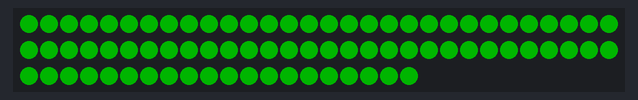
Bench run of a program on a simulated ESP32. On the bench: 80 RGB LEDs in strip order, left to right, continuing on the next row. Dim RGB values are drawn brighter than linear; random numbers use the default seed unless the program sets one.

Above: at 0.1 s.
At 9.8 s:
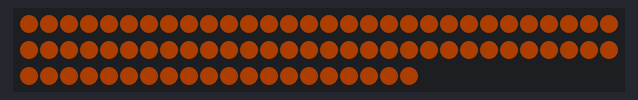
At 12.59 s:
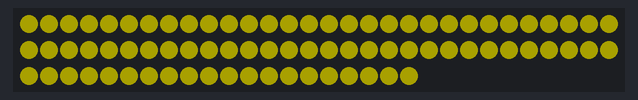
At 19.45 s:
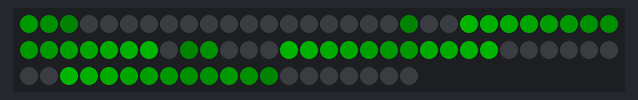
At 29.06 s:
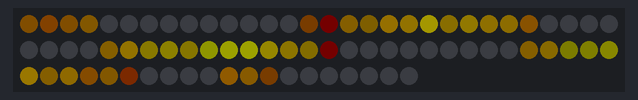
At 38.82 s:
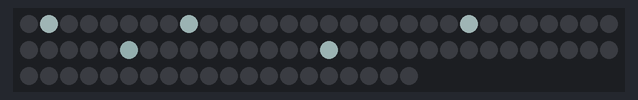

The program:

main.cpp
```cpp
#include <HardwareSerial.h>
#include <lamp.hpp>

#define LAMP_PIN 23

LampCtx *lamp;
volatile uint32_t seed = 0;

void setup() {
    Serial.begin(115200);
    lamp = new LampCtx(8, 10);
    lamp->setBrightness(64);
}

void loop() {
    seed++;
    delay(75);
    lamp->refresh();
    if (seed % 100 == 0) {
        lamp->nextEffect();
    }
}
```

lamp.hpp
```cpp
#ifndef SMART_LAMP_LAMP_HPP
#define SMART_LAMP_LAMP_HPP

#include <FastLED.h>

#define LAMP_PIN 23

class LampCtx;

class LampEffect {
public:
    virtual void draw(LampCtx *lamp, uint32_t seed) = 0;
};

class MatrixEffect : public LampEffect {
public:
    void draw(LampCtx *lamp, uint32_t seed) override;
};

class ColorsEffect : public LampEffect {
public:
    int8_t hue = 0;

    void draw(LampCtx *lamp, uint32_t seed) override;
};

class SnowEffect : public LampEffect {
public:
    void draw(LampCtx *lamp, uint32_t seed) override;
};

class FireEffect : public LampEffect {
    unsigned char *line;
    bool loadingLine = true;
    int pcnt = 0;
    uint8_t width;
    uint8_t height;
    unsigned char matrixValue[8][16];

    const unsigned char valueMask[8][16] PROGMEM = {
            {32,  0,   0,   0,   0,   0,   0,   32,  32,  0,   0,   0,   0,   0,   0,   32},
            {64,  0,   0,   0,   0,   0,   0,   64,  64,  0,   0,   0,   0,   0,   0,   64},
            {96,  32,  0,   0,   0,   0,   32,  96,  96,  32,  0,   0,   0,   0,   32,  96},
            {128, 64,  32,  0,   0,   32,  64,  128, 128, 64,  32,  0,   0,   32,  64,  128},
            {160, 96,  64,  32,  32,  64,  96,  160, 160, 96,  64,  32,  32,  64,  96,  160},
            {192, 128, 96,  64,  64,  96,  128, 192, 192, 128, 96,  64,  64,  96,  128, 192},
            {255, 160, 128, 96,  96,  128, 160, 255, 255, 160, 128, 96,  96,  128, 160, 255},
            {255, 192, 160, 128, 128, 160, 192, 255, 255, 192, 160, 128, 128, 160, 192, 255}
    };

    const unsigned char hueMask[8][16] PROGMEM = {
            {1, 11, 19, 25, 25, 22, 11, 1, 1, 11, 19, 25, 25, 22, 11, 1},
            {1, 8,  13, 19, 25, 19, 8,  1, 1, 8,  13, 19, 25, 19, 8,  1},
            {1, 8,  13, 16, 19, 16, 8,  1, 1, 8,  13, 16, 19, 16, 8,  1},
            {1, 5,  11, 13, 13, 13, 5,  1, 1, 5,  11, 13, 13, 13, 5,  1},
            {1, 5,  11, 11, 11, 11, 5,  1, 1, 5,  11, 11, 11, 11, 5,  1},
            {0, 1,  5,  8,  8,  5,  1,  0, 0, 1,  5,  8,  8,  5,  1,  0},
            {0, 0,  1,  5,  5,  1,  0,  0, 0, 0,  1,  5,  5,  1,  0,  0},
            {0, 0,  0,  1,  1,  0,  0,  0, 0, 0,  0,  1,  1,  0,  0,  0}
    };
public:
    FireEffect(uint8_t width, uint8_t height) {
        this->width = width;
        this->height = height;
        line = new unsigned char[width];
        memset(matrixValue, 0, sizeof(matrixValue));
    }

    void draw(LampCtx *lamp, uint32_t seed) override;

private:
    void generateLine() {
        for (uint8_t x = 0; x < width; x++) {
            line[x] = random(64, 255);
        }
    }

    void shiftUp() {
        for (uint8_t y = height - 1; y > 0; y--) {
            for (uint8_t x = 0; x < width; x++) {
                uint8_t newX = x;
                if (x > 15) newX = x - 15;
                if (y > 7) continue;
                matrixValue[y][newX] = matrixValue[y - 1][newX];
            }
        }

        for (uint8_t x = 0; x < width; x++) {
            uint8_t newX = x;
            if (x > 15) newX = x - 15;
            matrixValue[0][newX] = line[newX];
        }
    }

    void drawFrame(LampCtx *lamp);
};

class LampCtx {

    CRGB *leds;
    uint32_t seed = 0;
    LampEffect **effects;
    uint8_t effectsCount;
    uint8_t effectsCurrent;

public:
    int8_t width;
    int8_t height;
    int16_t count;

    LampCtx(int8_t width, int8_t height) {
        this->width = width;
        this->height = height;
        count = width * height;
        leds = new CRGB[count];
        initLEDs();
        fillAll(CRGB(0x00, 0xFF, 0x00));
        apply();
        effectsCount = 4;
        effects = new LampEffect *[effectsCount];
        effects[0] = new SnowEffect();
        effects[1] = new ColorsEffect();
        effects[2] = new MatrixEffect();
        effects[3] = new FireEffect(width, height);
        effectsCurrent = 0;
    };

    void setEffect(uint8_t index) {
        if (index > 0 && index < effectsCount) {
            effectsCurrent = index;
        }
    }

    void nextEffect() {
        if (effectsCurrent == effectsCount - 1) {
            effectsCurrent = 0;
        } else {
            effectsCurrent++;
        }
    }

    void refresh() {
        effects[effectsCurrent]->draw(this, seed);
        seed++;
    }

    void fillAll(CRGB color) {
        for (auto i = 0; i < count; i++) {
            leds[i] = color;
        }
    }

    void drawPixel(int8_t x, int8_t y, CRGB color) {
        if (!isValidAccess(x, y)) {
            return;
        }
        leds[index(x, y)] = color;
    }

    void drawPixel(int8_t x, int8_t y, uint32_t color) {
        if (!isValidAccess(x, y)) {
            return;
        }
        leds[index(x, y)] = CRGB(color);
    }

    int32_t getPixel(int8_t x, int8_t y) {
        if (!isValidAccess(x, y)) {
            return 0;
        }
        CRGB &pixel = leds[index(x, y)];
        return (((uint32_t) pixel.r << 16) | ((uint32_t) pixel.g << 8) | (uint32_t) pixel.b);
    }

    void setBrightness(uint8_t value) {
        brightness = value;
        FastLED.setBrightness(value);
        FastLED.show();
    }

    void apply() {
        FastLED.show();
    }

private:
    uint8_t brightness = 32;

    void initLEDs() {
        FastLED.addLeds<WS2812, LAMP_PIN, GRB>(leds, count);
        FastLED.setBrightness(brightness);
//        FastLED.set
//        FastLED.setMaxPowerInVoltsAndMilliamps(5, 1500);
        for (int i = 0; i < count; i++) {
            leds[i] = CRGB(128, 128, 128);
        }
        FastLED.show();
    };

    inline bool isValidAccess(int8_t x, int8_t y) {
        return x >= 0 && x < width && y >= 0 && y < height;
    }

    inline int16_t index(int8_t x, int8_t y) {
        // hardware fix
        if (x % 2 == 1 && x != 7) {
            return x * height + (height - y - 1);
        }
        return x * height + y;
    }
};

void MatrixEffect::draw(LampCtx *l, uint32_t seed) {
    const int8_t scale = 8;
    for (byte x = 0; x < l->width; x++) {
        uint32_t thisColor = l->getPixel(x, l->height - 1);
        if (thisColor == 0) {
            l->drawPixel(x, l->height - 1, 0x00FF00 * (random(0, scale) == 0));
        } else if (thisColor < 0x002000) {
            l->drawPixel(x, l->height - 1, 0);
        } else {
            l->drawPixel(x, l->height - 1, thisColor - 0x002000);
        }
    }
    for (byte x = 0; x < l->width; x++) {
        for (byte y = 0; y < l->height - 1; y++) {
            l->drawPixel(x, y, l->getPixel(x, y + 1));
        }
    }
    l->apply();
}

void ColorsEffect::draw(LampCtx *lamp, uint32_t seed) {
    hue += 1;
    lamp->fillAll(CRGB(CHSV(hue, 255, 255)));
    lamp->apply();
}

void SnowEffect::draw(LampCtx *lamp, uint32_t seed) {
    auto WIDTH = lamp->width;
    auto HEIGHT = lamp->height;
    int8_t scale = 10;
    for (byte x = 0; x < WIDTH; x++) {
        for (byte y = 0; y < HEIGHT - 1; y++) {
            lamp->drawPixel(x, y, lamp->getPixel(x, y + 1));
        }
    }
    for (byte x = 0; x < WIDTH; x++) {
        if (lamp->getPixel(x, HEIGHT - 2) == 0 && (random(0, scale) == 0)) {
            lamp->drawPixel(x, HEIGHT - 1, 0xE0FFFF - 0x101010 * random(0, 4));
        } else {
            lamp->drawPixel(x, HEIGHT - 1, 0x000000);
        }
    }
    lamp->apply();
}

void FireEffect::draw(LampCtx *lamp, uint32_t seed) {
    if (loadingLine) {
        loadingLine = false;
        generateLine();
    }
    if (pcnt >= 100) {
        shiftUp();
        generateLine();
        pcnt = 0;
    }
    drawFrame(lamp);
    pcnt += 30;
}

void FireEffect::drawFrame(LampCtx *lamp) {
    uint8_t scale = 16;
    int nextv;
    for (unsigned char y = height - 1; y > 0; y--) {
        for (unsigned char x = 0; x < width; x++) {
            uint8_t newX = x;
            if (x > 15) {
                newX = x - 15;
            }
            if (y < 8) {
                nextv =
                        ((100.0 - pcnt) * matrixValue[y][newX]
                         + pcnt * matrixValue[y - 1][newX]) / 100.0
                        - pgm_read_byte(&(valueMask[y][newX]));
                CRGB color = CHSV(
                        scale * 2.5 + pgm_read_byte(&(hueMask[y][newX])), // H
                        255, // S
                        (uint8_t) max(0, nextv) // V
                );
                lamp->drawPixel(x, y, color);
            } else if (y == 8) {
                if (random(0, 20) == 0 && lamp->getPixel(x, y - 1) != 0) {
                    lamp->drawPixel(x, y, lamp->getPixel(x, y - 1));
                } else {
                    lamp->drawPixel(x, y, 0);
                }
            } else {
                if (lamp->getPixel(x, y - 1) > 0) {
                    lamp->drawPixel(x, y, lamp->getPixel(x, y - 1));
                } else lamp->drawPixel(x, y, 0);
            }
        }
    }
    for (unsigned char x = 0; x < width; x++) {
        uint8_t newX = x;
        if (x > 15) newX = x - 15;
        CRGB color = CHSV(
                scale * 2.5 + pgm_read_byte(&(hueMask[0][newX])), // H
                255,           // S
                (uint8_t) (((100.0 - pcnt) * matrixValue[0][newX] + pcnt * line[newX]) / 100.0) // V
        );
        lamp->drawPixel(newX, 0, color);
    }
    lamp->apply();
}


#endif //SMART_LAMP_LAMP_HPP
```
